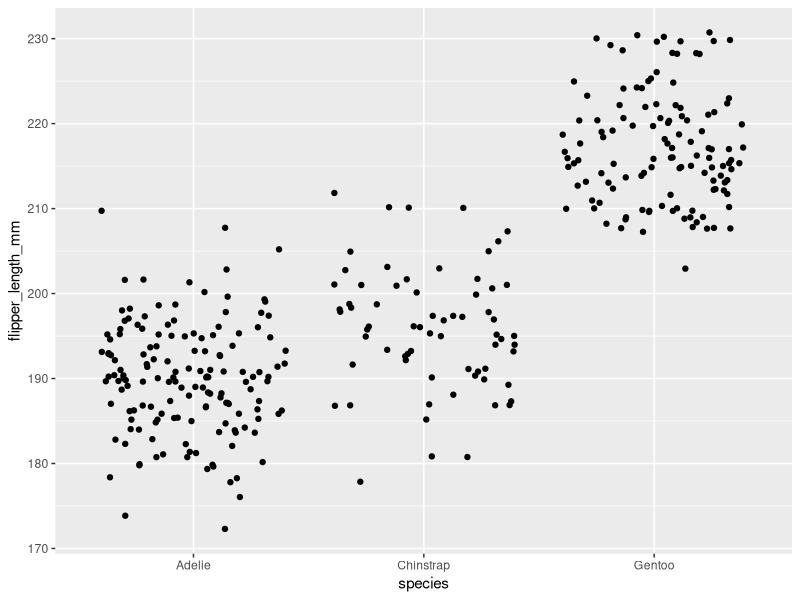

Source code (R):
## ---- chunk 1
knitr::opts_chunk$set(echo = TRUE)
library(tidyverse)
library(palmerpenguins)
## ---- chunk 2
ggplot(data = penguins, aes(x = species, y = flipper_length_mm)) +
  geom_jitter()
